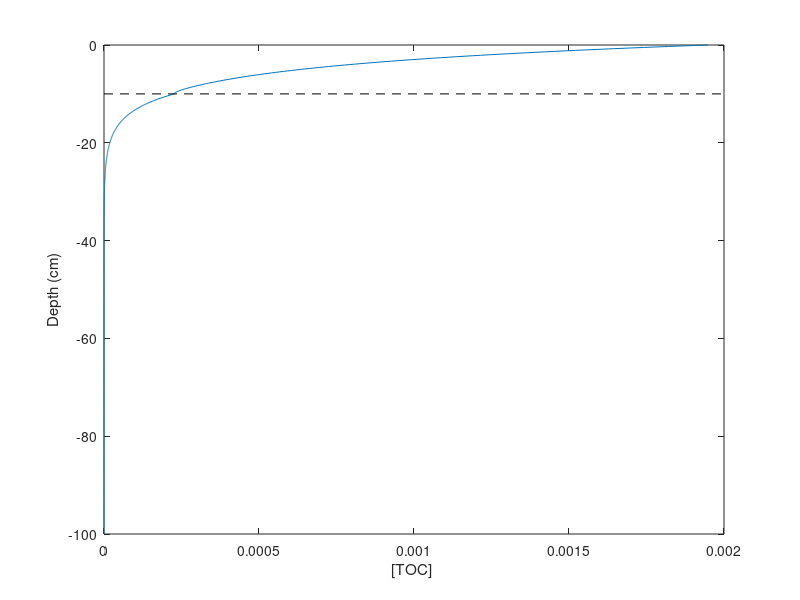

The MATLAB source for this figure:
format longEng
clear all;
%close all

tol_const = 1e-18;

w = 0.2;
C0 = 2.166666667e-3;
k=0.05;
DC1 = 0.10;
DC2 = 0.0;
por = 0.85;

zbio = 10.0;
zinf = 100;

a1=(w-sqrt(w^2+4*DC1*k))/(2*DC1);
b1=(w+sqrt(w^2+4*DC1*k))/(2*DC1);
A1=-(C0*b1*exp(b1*zbio))/(a1*exp(a1*zbio)-b1*exp(b1*zbio));% for C(inf) = 0: C0;

a2= -k/w;

% Int_bio_OLD = k*( (A1*(exp(a1*zinf)/a1 - exp(b1*zinf)/b1)) + C0/b1 * exp(b1*zinf) - (A1*(1/a1 - 1/b1)+ C0/b1)) % for C(inf) = 0:  k* (A1/a1*exp(a1*zinf)-A1/a1)%


Fnonbio =C0*(1-por)*w

% % for C(inf) = 0: C0bio= Fnonbio/((1-por)*(w-DC1*a1));
% %C0bio = (Fnonbio + (1-por)*DC1*A1/a1 - (1-por)*DC1*A1/b1)*1/((1-por)*w-(1-por)*DC1/b1);

%  % MY CALCULATION
% N1=b1*exp(b1*zbio)/(a1*exp(a1*zbio)-b1*exp(b1*zbio));
% N2=DC1/(w-DC1/b1);
% N3=(1/a1-1/b1);
% C0bio = Fnonbio/((1-por)*(w-DC1/b1)) * 1/(1+N1*N2*N3); % MY CALCULATION
% 
% A1=-(C0bio*b1*exp(b1*zbio))/(a1*exp(a1*zbio)-b1*exp(b1*zbio)); % for C(inf) = 0: C0bio;
% Int_bio_new_MINE = k*( (A1*(exp(a1*zinf)/a1 - exp(b1*zinf)/b1)) + C0bio/b1 * exp(b1*zinf) - (A1*(1/a1 - 1/b1)+ C0bio/b1)) % for C(inf) = 0:   k* (A1/a1*exp(a1*zinf)-A1/a1)

 % MAPLE CALCULATION
C0bio_M = (Fnonbio*(-a1*exp(a1*zbio)+b1*exp(b1*zbio)))/(-DC1*b1*a1*exp(b1*zbio) + DC1*b1*a1*exp(a1*zbio) + ...
        DC1*b1*a1*por*exp(b1*zbio) - DC1*b1*a1*por*exp(a1*zbio) - w*a1*exp(a1*zbio) + w*b1*exp(b1*zbio) + ...
        w*por*a1*exp(a1*zbio) - w*por*b1*exp(b1*zbio))
%C0bio_M = C0;    

A1_M=-(C0bio_M*b1*exp(b1*zbio))/(a1*exp(a1*zbio)-b1*exp(b1*zbio)) % for C(inf) = 0: C0bio;
%A2=C0; % when zbio = 0, whole column is non-bioturbated
A2 = (A1_M*(exp(a1*zbio)-exp(b1*zbio))+C0bio_M*exp(b1*zbio))/exp(a2*zbio) % when zbio > 0

% for zbio = 0, all column non-bioturbated Int_nonbio = k*((A2/a2*exp(a2*zinf)) - A2/a2)
Int_nonbio = k*((A2/a2*exp(a2*zinf)) - A2/a2*exp(a2*zbio))

% First two terms are veery large +/-
%for all column bioturbated Int_bio_Maple_ALL = k*( (A1_M*(exp(a1*zinf)/a1 - exp(b1*zinf)/b1)) + C0bio_M/b1 * exp(b1*zinf) - (A1_M*(1/a1 - 1/b1)+ C0bio_M/b1)) % for C(inf) = 0:   k* (A1/a1*exp(a1*zinf)-A1/a1)
Int_bio_Maple = k*( (A1_M*(exp(a1*zbio)/a1 - exp(b1*zbio)/b1)) + C0bio_M/b1 * exp(b1*zbio) - (A1_M*(1/a1 - 1/b1)+ C0bio_M/b1)) % for C(inf) = 0:   k* (A1/a1*exp(a1*zinf)-A1/a1)
first_term = (A1_M*(exp(a1*zbio)/a1 - exp(b1*zbio)/b1))
second_term = C0bio_M/b1 * exp(b1*zbio)

if(first_term == -second_term)
    equal = true
else
    equal = false
end
difference = first_term + second_term

Int_bio_Maple_last_term = k*( - (A1_M*(1/a1 - 1/b1)+ C0bio_M/b1)) % for C(inf) = 0:   k* (A1/a1*exp(a1*zinf)-A1/a1)

Sum_bio_nonbio_ALL = Int_nonbio + Int_bio_Maple
Sum_bio_nonbio_laster_term = Int_nonbio + Int_bio_Maple_last_term


for i=1:1:1001
    z(i) = (i-1)/10;
    if(z<=zbio)
        C1(i)=A1_M*(exp(a1*z(i))-exp(b1*z(i)))+C0bio_M*exp(b1*z(i));
    else                   
        C1(i)=A2*exp(a2*z(i));
    end
%   for bioturbated and unbioturbated separately
%     C(i) = k*(A1_M*exp(a1*z));
%     %C(i) = k*(A1*(exp(a1*z)-exp(b1*z))+C0bio*exp(b1*z))
%     C2(i) = k*(C0bio_M*exp(a2*z));
    
end
figure
plot(C1,-z)
 hold on
% plot(C2, 'r')
% legend('bio new', 'non-bio')
t=xlim;
plot([0,t(1,2)], [-zbio,-zbio], 'k--') 
xlabel ('[TOC] ')
ylabel('Depth (cm)')
 hold off
